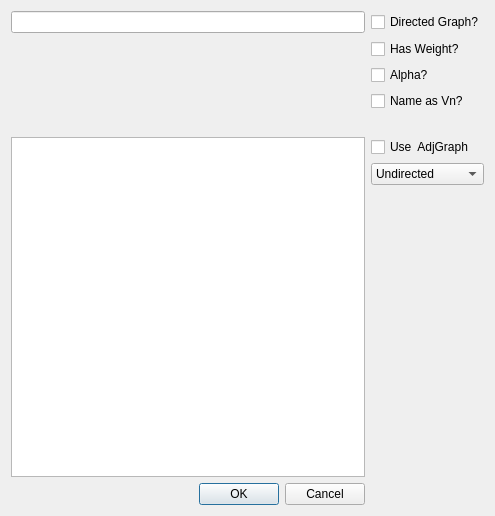
<?xml version="1.0" encoding="UTF-8"?>
<ui version="4.0">
 <class>create</class>
 <widget class="QDialog" name="create">
  <property name="geometry">
   <rect>
    <x>0</x>
    <y>0</y>
    <width>495</width>
    <height>516</height>
   </rect>
  </property>
  <property name="windowTitle">
   <string>Dialog</string>
  </property>
  <layout class="QGridLayout" name="gridLayout">
   <item row="8" column="1">
    <spacer name="verticalSpacer">
     <property name="orientation">
      <enum>Qt::Vertical</enum>
     </property>
     <property name="sizeHint" stdset="0">
      <size>
       <width>20</width>
       <height>40</height>
      </size>
     </property>
    </spacer>
   </item>
   <item row="9" column="0">
    <widget class="QDialogButtonBox" name="buttonBox">
     <property name="orientation">
      <enum>Qt::Horizontal</enum>
     </property>
     <property name="standardButtons">
      <set>QDialogButtonBox::Cancel|QDialogButtonBox::Ok</set>
     </property>
    </widget>
   </item>
   <item row="0" column="1">
    <widget class="QCheckBox" name="checkBox">
     <property name="text">
      <string>Directed Graph?</string>
     </property>
    </widget>
   </item>
   <item row="5" column="0" colspan="2">
    <spacer name="horizontalSpacer">
     <property name="orientation">
      <enum>Qt::Horizontal</enum>
     </property>
     <property name="sizeHint" stdset="0">
      <size>
       <width>40</width>
       <height>20</height>
      </size>
     </property>
    </spacer>
   </item>
   <item row="3" column="1">
    <widget class="QCheckBox" name="checkBox_5">
     <property name="text">
      <string>Name as Vn?</string>
     </property>
    </widget>
   </item>
   <item row="2" column="1">
    <widget class="QCheckBox" name="checkBox_2">
     <property name="text">
      <string>Alpha?</string>
     </property>
    </widget>
   </item>
   <item row="6" column="1">
    <widget class="QCheckBox" name="checkBox_4">
     <property name="text">
      <string>Use  AdjGraph</string>
     </property>
    </widget>
   </item>
   <item row="1" column="1">
    <widget class="QCheckBox" name="checkBox_3">
     <property name="text">
      <string>Has Weight?</string>
     </property>
    </widget>
   </item>
   <item row="0" column="0">
    <widget class="QLineEdit" name="lineEdit"/>
   </item>
   <item row="6" column="0" rowspan="3">
    <widget class="QPlainTextEdit" name="plainTextEdit"/>
   </item>
   <item row="7" column="1">
    <widget class="QComboBox" name="comboBox">
     <item>
      <property name="text">
       <string>Undirected</string>
      </property>
     </item>
     <item>
      <property name="text">
       <string>Positive</string>
      </property>
     </item>
     <item>
      <property name="text">
       <string>Negtive</string>
      </property>
     </item>
    </widget>
   </item>
  </layout>
 </widget>
 <resources/>
 <connections>
  <connection>
   <sender>buttonBox</sender>
   <signal>accepted()</signal>
   <receiver>create</receiver>
   <slot>accept()</slot>
   <hints>
    <hint type="sourcelabel">
     <x>248</x>
     <y>254</y>
    </hint>
    <hint type="destinationlabel">
     <x>157</x>
     <y>274</y>
    </hint>
   </hints>
  </connection>
  <connection>
   <sender>buttonBox</sender>
   <signal>rejected()</signal>
   <receiver>create</receiver>
   <slot>reject()</slot>
   <hints>
    <hint type="sourcelabel">
     <x>316</x>
     <y>260</y>
    </hint>
    <hint type="destinationlabel">
     <x>286</x>
     <y>274</y>
    </hint>
   </hints>
  </connection>
 </connections>
</ui>
